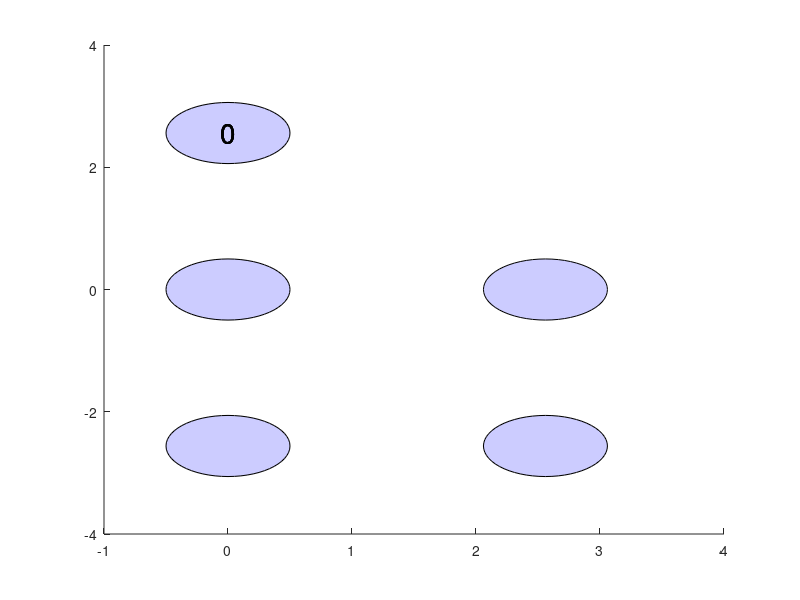

Reproduce this figure in MATLAB.
rectangle(...
    'Position',[-0.5,2.06,1,1],...
    'Curvature',[1,1],...
    'linewidth',0.75,...
    'EdgeColor','k','FaceColor',[0.8,0.8,1]);
text(...
    0,2.56,'0','HorizontalAlignment','center','FontSize',20);

rectangle(...
    'Position',[-0.5,-0.5,1,1],...
    'Curvature',[1,1],...
    'linewidth',0.75,...
    'EdgeColor','k','FaceColor',[0.8,0.8,1]);
text(...
    0,2.56,'0','HorizontalAlignment','center','FontSize',20);

rectangle(...
    'Position',[-0.5,-3.06,1,1],...
    'Curvature',[1,1],...
    'linewidth',0.75,...
    'EdgeColor','k','FaceColor',[0.8,0.8,1]);
text(...
    0,2.56,'0','HorizontalAlignment','center','FontSize',20);

rectangle(...
    'Position',[2.06,-3.06,1,1],...
    'Curvature',[1,1],...
    'linewidth',0.75,...
    'EdgeColor','k','FaceColor',[0.8,0.8,1]);
text(...
    0,2.56,'0','HorizontalAlignment','center','FontSize',20);

rectangle(...
    'Position',[2.06,-0.5,1,1],...
    'Curvature',[1,1],...
    'linewidth',0.2,...
    'EdgeColor','k','FaceColor',[0.8,0.8,1]);
